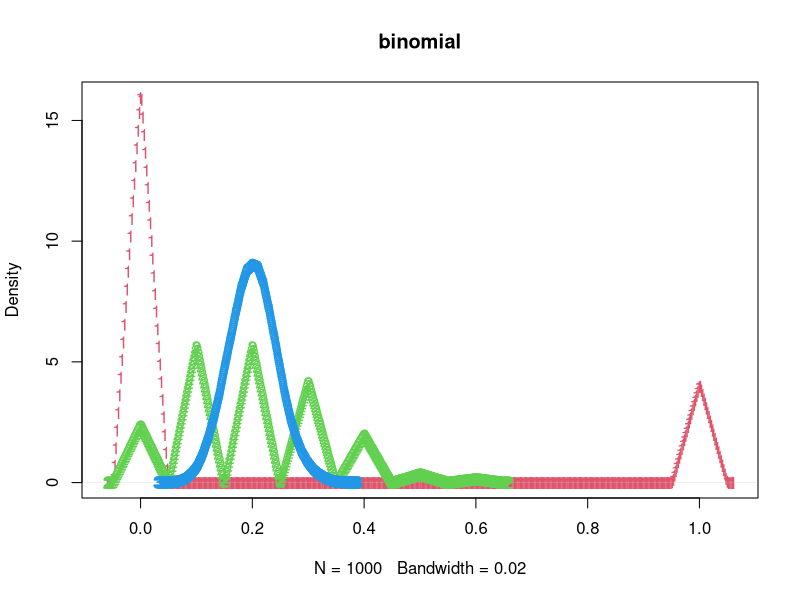
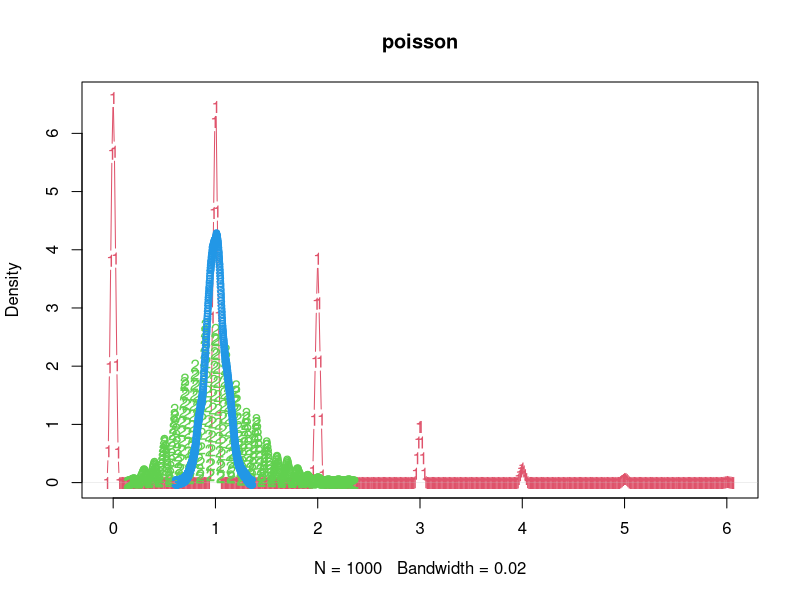
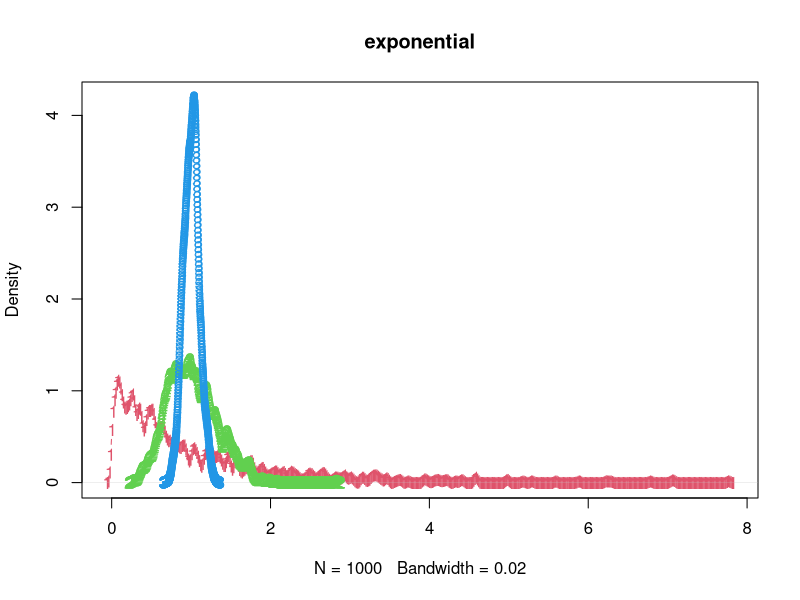
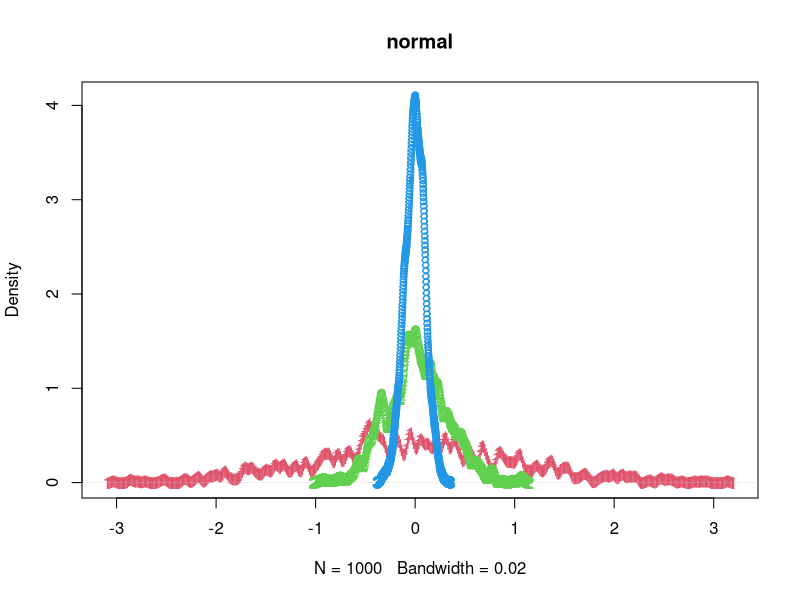
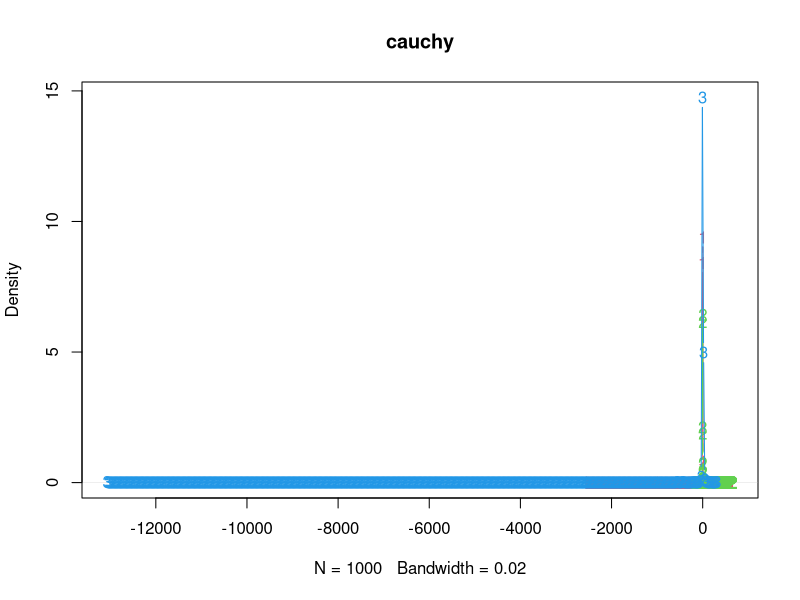

These charts were generated, in order, by the following R code:
M = 1000   #### number of replicate data sets to construct
Nlist = c(1,10,100)   #### three sample sizes

distribExpressions = list(
  binomial = 'rbinom(n*M, size=1, prob=0.2)',
  poisson = 'rpois(n*M, 1)',
  exponential = 'rexp(n*M)',
  normal = 'rnorm(n*M)',
  cauchy = 'rcauchy(n*M)'
)

for (distribName in names(distribExpressions)) {
  theDensities = lapply(1:length(Nlist), function(i) {
    n = Nlist[i]
    # We use "eval" to turn the strings into results.
    simulations = eval(parse(text=distribExpressions[[distribName]]))
    simdatasets = matrix(simulations, nrow=n)
    simMeans = apply(simdatasets, 2, mean)
    density(simMeans, kernel="triangular", bw=0.02) 
    #str(simdatasets)
    #str(simMeans)
    # summary(simMeans)
    # summary(colMeans(simdatasets))  ### same thing.
    ### bw argument changes the bandwidth to make it more narrow.
  }
  )
  theXranges = sapply(theDensities, function(theDensity) range(theDensity$x))
  theYranges = sapply(theDensities, function(theDensity) range(theDensity$y))
  
  for(i in 1:length(Nlist)) {
    if(i==1)
      plot(theDensities[[i]],  type="b", col=2, pch=as.character(i)
           , xlim=c(min(theXranges),max(theXranges))
           , ylim=c(min(theYranges),max(theYranges)),
           main = distribName
      )
    else points(theDensities[[i]], type="b", col=i+1, pch=as.character(i))  
  }
}
